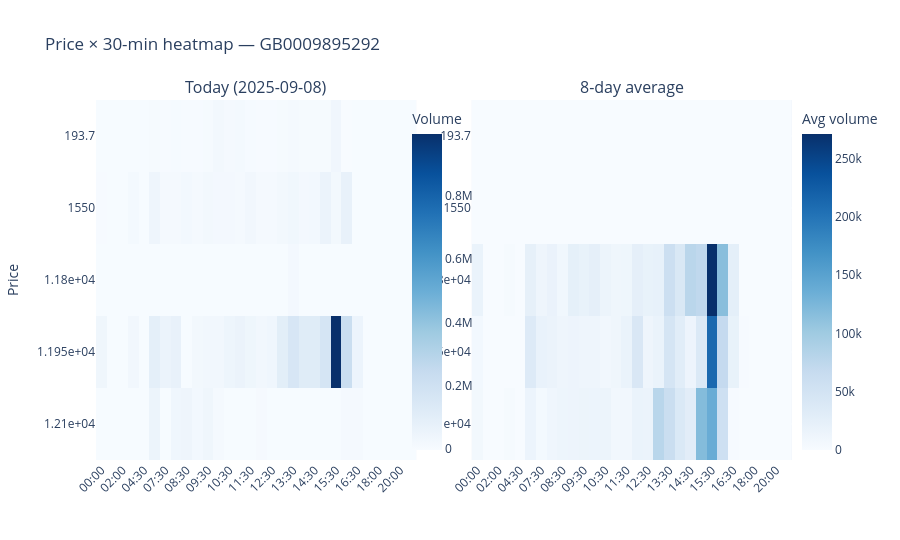

Write notebook code for a chart like this one.
### Markdown cell above
## View 3 — Price × 30-min Heatmap

A 2-D heatmap with price on the Y-axis and 30-minute time buckets on the X-axis.
Darker cells indicate higher volume concentration. This view reveals patterns such as:
- Opening/closing auction spikes at specific price levels
- Intraday momentum where price and volume drift together
- Midday lulls at the previous session's close price

When a 7-day average is shown side-by-side, deviations from the typical pattern
(unusual price levels, atypical session timing) become immediately visible.

### Code cell
def _make_heatmap_pivot(df: pd.DataFrame, edges: np.ndarray, centers: list,
                        n_days_avg: int = 1) -> pd.DataFrame:
    df = df.copy()
    df["price_bin"]  = pd.cut(df["price"], bins=edges, labels=centers).astype(float)
    df["bucket_30m"] = df["minute_of_day"].apply(lambda m: min_label(int(m) - int(m) % 30))
    pivot = (
        df.dropna(subset=["price_bin"])
        .groupby(["bucket_30m", "price_bin"])["volume"]
        .sum()
        .div(n_days_avg)
        .reset_index()
        .pivot(index="price_bin", columns="bucket_30m", values="volume")
        .fillna(0)
        .sort_index(ascending=False)
    )
    return pivot


pivot_today = _make_heatmap_pivot(df_today, edges, centers)

if SHOW_7D and not df_hist.empty:
    n_days = df_hist["trade_date"].nunique()
    pivot_hist = _make_heatmap_pivot(df_hist, edges, centers, n_days_avg=n_days)
    # Align columns
    all_cols = sorted(set(pivot_today.columns) | set(pivot_hist.columns))
    pivot_today = pivot_today.reindex(columns=all_cols, fill_value=0)
    pivot_hist  = pivot_hist.reindex(columns=all_cols, fill_value=0)

    fig3 = make_subplots(
        rows=1, cols=2,
        subplot_titles=[f"Today ({DATE})", f"{n_days}-day average"],
        horizontal_spacing=0.08,
    )
    y_labels = [f"{p:.4g}" for p in pivot_today.index.tolist()]

    fig3.add_trace(go.Heatmap(
        z=pivot_today.values, x=pivot_today.columns.tolist(), y=y_labels,
        colorscale="Blues", showscale=True, colorbar=dict(title="Volume", x=0.44),
        hovertemplate="Time: %{x}<br>Price: %{y}<br>Volume: %{z:,.0f}<extra></extra>",
    ), row=1, col=1)

    fig3.add_trace(go.Heatmap(
        z=pivot_hist.values, x=pivot_hist.columns.tolist(), y=y_labels,
        colorscale="Blues", showscale=True, colorbar=dict(title="Avg volume", x=1.0),
        hovertemplate="Time: %{x}<br>Price: %{y}<br>Avg volume: %{z:,.0f}<extra></extra>",
    ), row=1, col=2)

    fig3.update_layout(
        title=f"Price × 30-min heatmap — {ISIN}",
        height=540,
    )
    fig3.update_xaxes(tickangle=-45)
    fig3.update_yaxes(title_text="Price", row=1, col=1)

else:
    y_labels = [f"{p:.4g}" for p in pivot_today.index.tolist()]
    fig3 = go.Figure(go.Heatmap(
        z=pivot_today.values,
        x=pivot_today.columns.tolist(),
        y=y_labels,
        colorscale="Blues",
        colorbar=dict(title="Volume"),
        hovertemplate="Time: %{x}<br>Price: %{y}<br>Volume: %{z:,.0f}<extra></extra>",
    ))
    fig3.update_layout(
        title=f"Price × 30-min heatmap — {ISIN} — {DATE}",
        xaxis_title="Time (30-min bucket, UTC)",
        yaxis_title="Price",
        height=540,
        xaxis_tickangle=-45,
    )

fig3.show()

### Figure 1 — Plotly figure (JSON) as saved in the notebook; plotly's stock layout.template omitted (floating-point values rounded to 4 significant figures; data arrays with more than 128 entries replaced by an {"elided": "..."} marker saying what was removed)
{"data": [{"colorbar": {"title": {"text": "Volume"}, "x": 0.44}, "colorscale": [[0.0, "rgb(247,251,255)"], [0.125, "rgb(222,235,247)"], [0.25, "rgb(198,219,239)"], [0.375, "rgb(158,202,225)"], [0.5, "rgb(107,174,214)"], [0.625, "rgb(66,146,198)"], [0.75, "rgb(33,113,181)"], [0.875, "rgb(8,81,156)"], [1.0, "rgb(8,48,107)"]], "hovertemplate": "Time: %{x}<br>Price: %{y}<br>Volume: %{z:,.0f}<extra></extra>", "showscale": true, "type": "heatmap", "x": ["00:00", "01:30", "02:00", "04:00", "04:30", "07:00", "07:30", "08:00", "08:30", "09:00", "09:30", "10:00", "10:30", "11:00", "11:30", "12:00", "12:30", "13:00", "13:30", "14:00", "14:30", "15:00", "15:30", "16:00", "16:30", "17:00", "18:00", "18:30", "20:00", "20:30"], "xaxis": "x", "y": ["1.21e+04", "1.195e+04", "1.18e+04", "1550", "193.7"], "yaxis": "y", "z": {"elided": "5x30 float values"}}, {"colorbar": {"title": {"text": "Avg volume"}, "x": 1.0}, "colorscale": [[0.0, "rgb(247,251,255)"], [0.125, "rgb(222,235,247)"], [0.25, "rgb(198,219,239)"], [0.375, "rgb(158,202,225)"], [0.5, "rgb(107,174,214)"], [0.625, "rgb(66,146,198)"], [0.75, "rgb(33,113,181)"], [0.875, "rgb(8,81,156)"], [1.0, "rgb(8,48,107)"]], "hovertemplate": "Time: %{x}<br>Price: %{y}<br>Avg volume: %{z:,.0f}<extra></extra>", "showscale": true, "type": "heatmap", "x": ["00:00", "01:30", "02:00", "04:00", "04:30", "07:00", "07:30", "08:00", "08:30", "09:00", "09:30", "10:00", "10:30", "11:00", "11:30", "12:00", "12:30", "13:00", "13:30", "14:00", "14:30", "15:00", "15:30", "16:00", "16:30", "17:00", "18:00", "18:30", "20:00", "20:30"], "xaxis": "x2", "y": ["1.21e+04", "1.195e+04", "1.18e+04", "1550", "193.7"], "yaxis": "y2", "z": {"elided": "7x30 float values"}}], "layout": {"annotations": [{"font": {"size": 16}, "showarrow": false, "text": "Today (2025-09-08)", "x": 0.23, "xanchor": "center", "xref": "paper", "y": 1.0, "yanchor": "bottom", "yref": "paper"}, {"font": {"size": 16}, "showarrow": false, "text": "8-day average", "x": 0.77, "xanchor": "center", "xref": "paper", "y": 1.0, "yanchor": "bottom", "yref": "paper"}], "height": 540, "title": {"text": "Price × 30-min heatmap — GB0009895292"}, "xaxis": {"anchor": "y", "domain": [0.0, 0.46], "tickangle": -45}, "xaxis2": {"anchor": "y2", "domain": [0.54, 1.0], "tickangle": -45}, "yaxis": {"anchor": "x", "domain": [0.0, 1.0], "title": {"text": "Price"}}, "yaxis2": {"anchor": "x2", "domain": [0.0, 1.0]}}}
